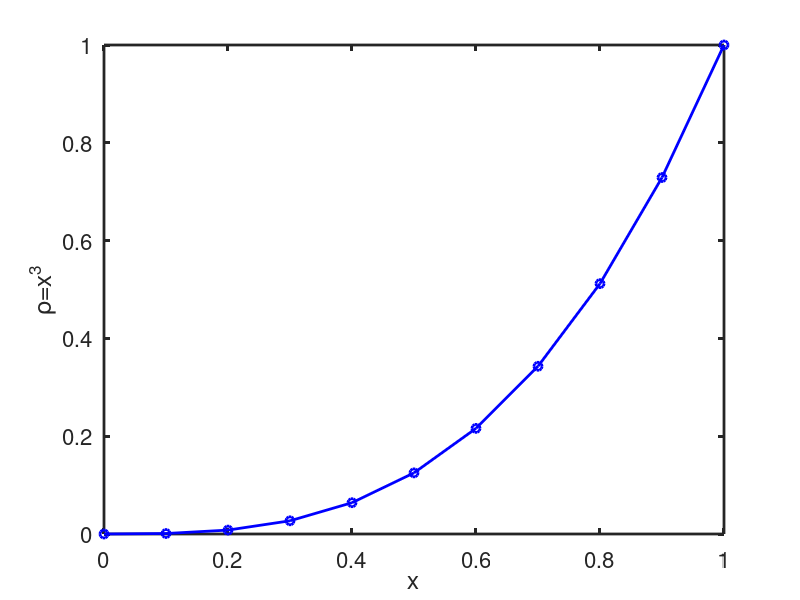
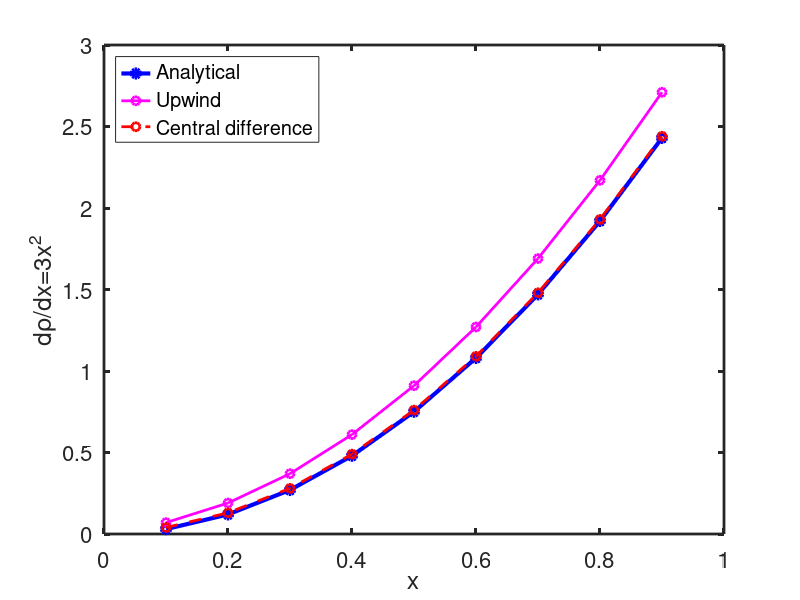
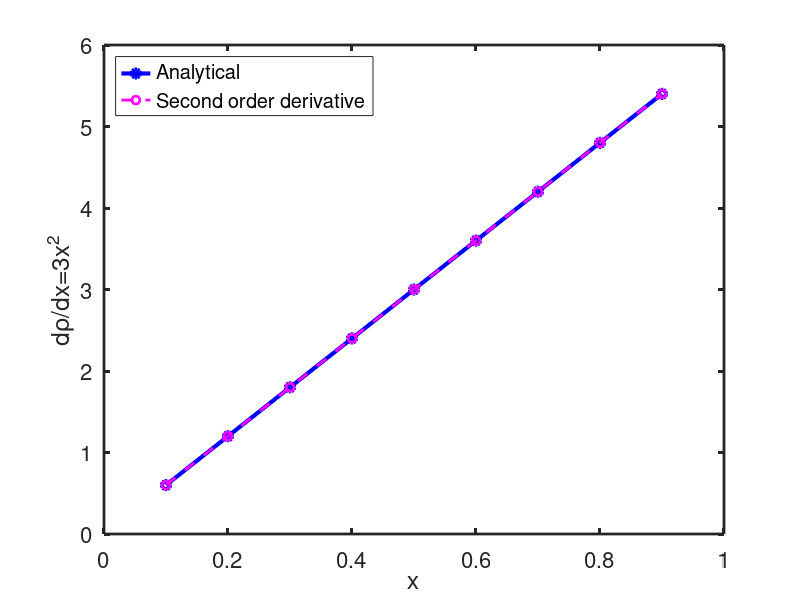

The MATLAB script that drew these images, in order:
%% Approximating derivative using first order numerical scheme.

clear all;
close all;

% Create 1D grid.
x = [0:0.1:1]';
rho = x.^3; % rho = x^3

% Get the length of the array.
n = length(x);

% Plot y = x^3.
figure(1);
plot(x, rho, '-ob', 'linewidth', 2);
hold on;
xlabel('x');
ylabel('\rho=x^3');
set(gca, "linewidth", 2, "fontsize", 16)

%%%%%%%%%%%%%%%%%%%%%%%%%%%%%%%%%%%%%%%%%%%%%%%%%%%%%%%%%%%%%%%%%%%%%%%%%%%%%%%%
%% First order derivative.

rho_prime = 3*x.^2; % Analytical expression for derivative.

% Estimate gradients numerically using upwind and central difference schemes.
rho_prime_upwind = zeros(size(rho));
rho_prime_central_difference = zeros(size(rho));

rho_prime_upwind(1, 1) = (rho(2, 1) - rho(1, 1)) / (rho(2, 1) - rho(1, 1));
rho_prime_upwind(n, 1) = (rho(n, 1) - rho(n-1, 1)) / (rho(n, 1) - rho(n-1, 1));

rho_prime_central_difference(1, 1) = (rho(2, 1) - rho(1, 1)) / (rho(2, 1) - rho(1, 1));
rho_prime_central_difference(n, 1) = (rho(n, 1) - rho(n-1, 1)) / (rho(n, 1) - rho(n-1, 1));

for i = 2 : length(rho)-1
  rho_prime_upwind(i, 1) = (rho(i+1, 1) - rho(i, 1)) / (x(i+1, 1) - x(i, 1));
  rho_prime_central_difference(i, 1) = (rho(i+1, 1) - rho(i-1, 1)) / (x(i+1, 1) - x(i-1, 1));
end

% Plot comparisons between analytical and numerical values for gradients.
figure(2);
hold on;
plot(x(2:n-1), rho_prime(2:n-1), '-ob', 'linewidth', 3);
plot(x(2:n-1), rho_prime_upwind(2:n-1), '-om', 'linewidth', 2);
plot(x(2:n-1), rho_prime_central_difference(2:n-1), '--or', 'linewidth', 2);
legend('Analytical', 'Upwind', 'Central difference',  'location', 'northwest');
hold on;
xlabel('x');
ylabel('d\rho/dx=3x^2');
box on;
set(gca, "linewidth", 2, "fontsize", 16)
hold off;

%%%%%%%%%%%%%%%%%%%%%%%%%%%%%%%%%%%%%%%%%%%%%%%%%%%%%%%%%%%%%%%%%%%%%%%%%%%%%%%%
%% Second order derivative.

rho_double_prime = 6*x; % Analytical expression for second order derivative.

% Estimate second order derivative numerically using second order approximation.
rho_double_prime_second_order = zeros(size(rho));

% Ignore computing derivatives at boundaries.


for i = 2 : length(rho)-1
  rho_double_prime_second_order(i, 1) = (rho(i+1, 1) - 2 * rho(i, 1) + rho(i-1, 1)) / (x(i+1, 1) - x(i, 1))^2;
end

% Plot comparisons between analytical and numerical values for second order derivative.
figure(3);
hold on;
plot(x(2:n-1), rho_double_prime(2:n-1), '-ob', 'linewidth', 3);
plot(x(2:n-1), rho_double_prime_second_order(2:n-1), '--om', 'linewidth', 2);
legend('Analytical', 'Second order derivative', 'location', 'northwest');
hold on;
xlabel('x');
ylabel('d\rho/dx=3x^2');
box on;
set(gca, "linewidth", 2, "fontsize", 16)
hold off;
